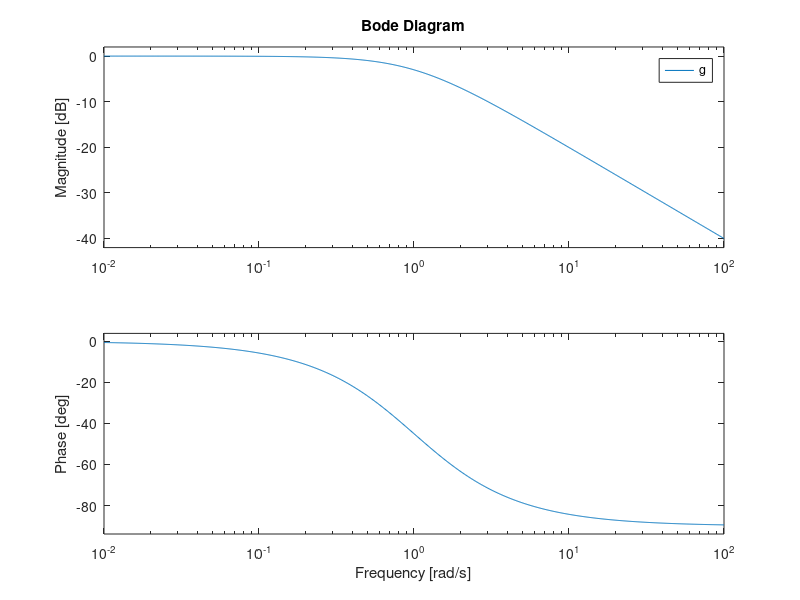

Here is the MATLAB script that generated this plot:
clc; close all;
% pkg load control
s=tf('s')
g=1/(s+1)
bode(g)
a=subplot(2,1,1)
grid off
a=subplot(2,1,2)
grid off
legend off